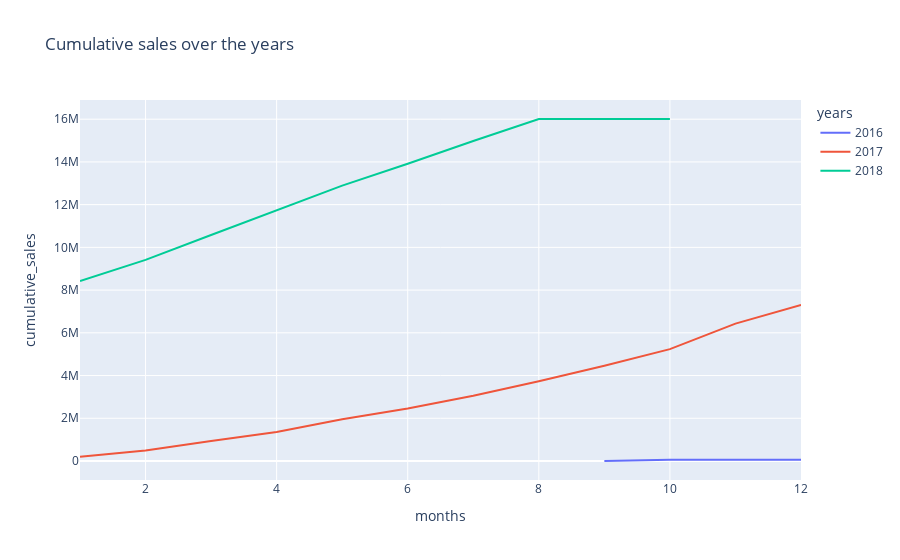

The notebook cell saved with this chart:
### Code cell
px.line(df,x="months",y="cumulative_sales",color="years",title="Cumulative sales over the years")

### Figure 1 — Plotly figure (JSON) as saved in the notebook; plotly's stock layout.template omitted (floating-point values rounded to 4 significant figures)
{"data": [{"hovertemplate": "years=2016<br>months=%{x}<br>cumulative_sales=%{y}<extra></extra>", "legendgroup": "2016", "line": {"color": "#636efa", "dash": "solid"}, "marker": {"symbol": "circle"}, "mode": "lines", "name": "2016", "orientation": "v", "showlegend": true, "type": "scatter", "x": [9, 10, 12], "xaxis": "x", "y": [252.2, 59340.0, 59360.0], "yaxis": "y"}, {"hovertemplate": "years=2017<br>months=%{x}<br>cumulative_sales=%{y}<extra></extra>", "legendgroup": "2017", "line": {"color": "#EF553B", "dash": "solid"}, "marker": {"symbol": "circle"}, "mode": "lines", "name": "2017", "orientation": "v", "showlegend": true, "type": "scatter", "x": [1, 2, 3, 4, 5, 6, 7, 8, 9, 10, 11, 12], "xaxis": "x", "y": [197900.0, 489800.0, 939600.0, 1357000.0, 1950000.0, 2462000.0, 3054000.0, 3728000.0, 4456000.0, 5236000.0, 6431000.0, 7309000.0], "yaxis": "y"}, {"hovertemplate": "years=2018<br>months=%{x}<br>cumulative_sales=%{y}<extra></extra>", "legendgroup": "2018", "line": {"color": "#00cc96", "dash": "solid"}, "marker": {"symbol": "circle"}, "mode": "lines", "name": "2018", "orientation": "v", "showlegend": true, "type": "scatter", "x": [1, 2, 3, 4, 5, 6, 7, 8, 9, 10], "xaxis": "x", "y": [8424000.0, 9417000.0, 10580000.0, 11740000.0, 12890000.0, 13910000.0, 14980000.0, 16000000.0, 16010000.0, 16010000.0], "yaxis": "y"}], "layout": {"legend": {"title": {"text": "years"}, "tracegroupgap": 0}, "title": {"text": "Cumulative sales over the years"}, "xaxis": {"anchor": "y", "domain": [0, 1], "title": {"text": "months"}}, "yaxis": {"anchor": "x", "domain": [0, 1], "title": {"text": "cumulative_sales"}}}}
